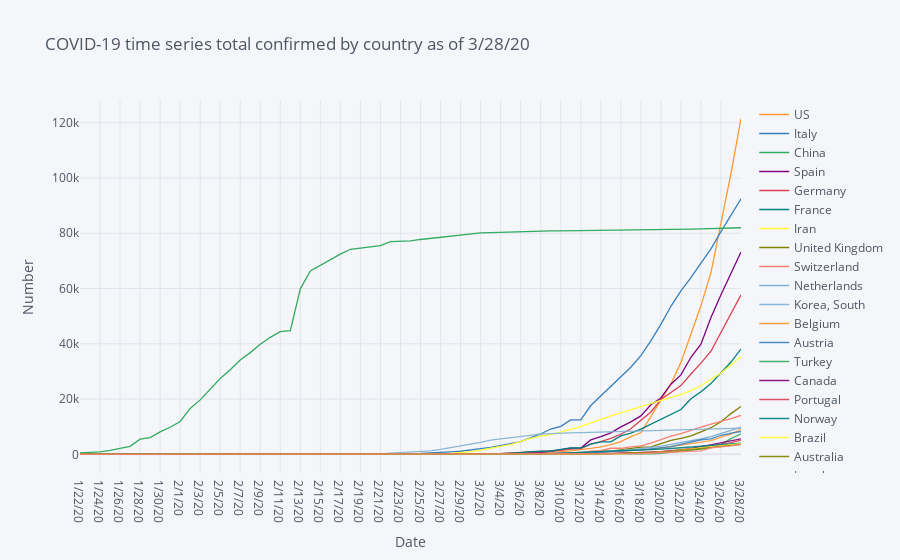

The notebook cell this image was saved under:
### Code cell
# Time series total confirmed by country

df=covid19_confirmed.groupby('Country/Region').sum().reset_index()
df_confirmed=df.sort_values(confirmed_latest,ascending=False).head(20).drop(['Lat', 'Long'],axis=1).set_index("Country/Region").T
fig = df_confirmed.iplot(asFigure=True, xTitle="Date", yTitle="Number", title=f'COVID-19 time series total confirmed by country as of {confirmed_latest}')
fig

### Figure 1 — Plotly figure (JSON) as saved in the notebook; plotly's stock layout.template omitted (floating-point values rounded to 4 significant figures)
{"data": [{"line": {"color": "rgba(255, 153, 51, 1.0)", "dash": "solid", "shape": "linear", "width": 1.3}, "mode": "lines", "name": "US", "text": "", "type": "scatter", "x": ["1/22/20", "1/23/20", "1/24/20", "1/25/20", "1/26/20", "1/27/20", "1/28/20", "1/29/20", "1/30/20", "1/31/20", "2/1/20", "2/2/20", "2/3/20", "2/4/20", "2/5/20", "2/6/20", "2/7/20", "2/8/20", "2/9/20", "2/10/20", "2/11/20", "2/12/20", "2/13/20", "2/14/20", "2/15/20", "2/16/20", "2/17/20", "2/18/20", "2/19/20", "2/20/20", "2/21/20", "2/22/20", "2/23/20", "2/24/20", "2/25/20", "2/26/20", "2/27/20", "2/28/20", "2/29/20", "3/1/20", "3/2/20", "3/3/20", "3/4/20", "3/5/20", "3/6/20", "3/7/20", "3/8/20", "3/9/20", "3/10/20", "3/11/20", "3/12/20", "3/13/20", "3/14/20", "3/15/20", "3/16/20", "3/17/20", "3/18/20", "3/19/20", "3/20/20", "3/21/20", "3/22/20", "3/23/20", "3/24/20", "3/25/20", "3/26/20", "3/27/20", "3/28/20"], "y": [1, 1, 2, 2, 5, 5, 5, 5, 5, 7, 8, 8, 11, 11, 11, 11, 11, 11, 11, 11, 12, 12, 13, 13, 13, 13, 13, 13, 13, 13, 15, 15, 15, 51, 51, 57, 58, 60, 68, 74, 98, 118, 149, 217, 262, 402, 518, 583, 959, 1281, 1663, 2179, 2727, 3499, 4632, 6421, 7783, 13677, 19100, 25489, 33276, 43847, 53740, 65778, 83836, 101657, 121478]}, {"line": {"color": "rgba(55, 128, 191, 1.0)", "dash": "solid", "shape": "linear", "width": 1.3}, "mode": "lines", "name": "Italy", "text": "", "type": "scatter", "x": ["1/22/20", "1/23/20", "1/24/20", "1/25/20", "1/26/20", "1/27/20", "1/28/20", "1/29/20", "1/30/20", "1/31/20", "2/1/20", "2/2/20", "2/3/20", "2/4/20", "2/5/20", "2/6/20", "2/7/20", "2/8/20", "2/9/20", "2/10/20", "2/11/20", "2/12/20", "2/13/20", "2/14/20", "2/15/20", "2/16/20", "2/17/20", "2/18/20", "2/19/20", "2/20/20", "2/21/20", "2/22/20", "2/23/20", "2/24/20", "2/25/20", "2/26/20", "2/27/20", "2/28/20", "2/29/20", "3/1/20", "3/2/20", "3/3/20", "3/4/20", "3/5/20", "3/6/20", "3/7/20", "3/8/20", "3/9/20", "3/10/20", "3/11/20", "3/12/20", "3/13/20", "3/14/20", "3/15/20", "3/16/20", "3/17/20", "3/18/20", "3/19/20", "3/20/20", "3/21/20", "3/22/20", "3/23/20", "3/24/20", "3/25/20", "3/26/20", "3/27/20", "3/28/20"], "y": [0, 0, 0, 0, 0, 0, 0, 0, 0, 2, 2, 2, 2, 2, 2, 2, 3, 3, 3, 3, 3, 3, 3, 3, 3, 3, 3, 3, 3, 3, 20, 62, 155, 229, 322, 453, 655, 888, 1128, 1694, 2036, 2502, 3089, 3858, 4636, 5883, 7375, 9172, 10149, 12462, 12462, 17660, 21157, 24747, 27980, 31506, 35713, 41035, 47021, 53578, 59138, 63927, 69176, 74386, 80589, 86498, 92472]}, {"line": {"color": "rgba(50, 171, 96, 1.0)", "dash": "solid", "shape": "linear", "width": 1.3}, "mode": "lines", "name": "China", "text": "", "type": "scatter", "x": ["1/22/20", "1/23/20", "1/24/20", "1/25/20", "1/26/20", "1/27/20", "1/28/20", "1/29/20", "1/30/20", "1/31/20", "2/1/20", "2/2/20", "2/3/20", "2/4/20", "2/5/20", "2/6/20", "2/7/20", "2/8/20", "2/9/20", "2/10/20", "2/11/20", "2/12/20", "2/13/20", "2/14/20", "2/15/20", "2/16/20", "2/17/20", "2/18/20", "2/19/20", "2/20/20", "2/21/20", "2/22/20", "2/23/20", "2/24/20", "2/25/20", "2/26/20", "2/27/20", "2/28/20", "2/29/20", "3/1/20", "3/2/20", "3/3/20", "3/4/20", "3/5/20", "3/6/20", "3/7/20", "3/8/20", "3/9/20", "3/10/20", "3/11/20", "3/12/20", "3/13/20", "3/14/20", "3/15/20", "3/16/20", "3/17/20", "3/18/20", "3/19/20", "3/20/20", "3/21/20", "3/22/20", "3/23/20", "3/24/20", "3/25/20", "3/26/20", "3/27/20", "3/28/20"], "y": [548, 643, 920, 1406, 2075, 2877, 5509, 6087, 8141, 9802, 11891, 16630, 19716, 23707, 27440, 30587, 34110, 36814, 39829, 42354, 44386, 44759, 59895, 66358, 68413, 70513, 72434, 74211, 74619, 75077, 75550, 77001, 77022, 77241, 77754, 78166, 78600, 78928, 79356, 79932, 80136, 80261, 80386, 80537, 80690, 80770, 80823, 80860, 80887, 80921, 80932, 80945, 80977, 81003, 81033, 81058, 81102, 81156, 81250, 81305, 81435, 81498, 81591, 81661, 81782, 81897, 81999]}, {"line": {"color": "rgba(128, 0, 128, 1.0)", "dash": "solid", "shape": "linear", "width": 1.3}, "mode": "lines", "name": "Spain", "text": "", "type": "scatter", "x": ["1/22/20", "1/23/20", "1/24/20", "1/25/20", "1/26/20", "1/27/20", "1/28/20", "1/29/20", "1/30/20", "1/31/20", "2/1/20", "2/2/20", "2/3/20", "2/4/20", "2/5/20", "2/6/20", "2/7/20", "2/8/20", "2/9/20", "2/10/20", "2/11/20", "2/12/20", "2/13/20", "2/14/20", "2/15/20", "2/16/20", "2/17/20", "2/18/20", "2/19/20", "2/20/20", "2/21/20", "2/22/20", "2/23/20", "2/24/20", "2/25/20", "2/26/20", "2/27/20", "2/28/20", "2/29/20", "3/1/20", "3/2/20", "3/3/20", "3/4/20", "3/5/20", "3/6/20", "3/7/20", "3/8/20", "3/9/20", "3/10/20", "3/11/20", "3/12/20", "3/13/20", "3/14/20", "3/15/20", "3/16/20", "3/17/20", "3/18/20", "3/19/20", "3/20/20", "3/21/20", "3/22/20", "3/23/20", "3/24/20", "3/25/20", "3/26/20", "3/27/20", "3/28/20"], "y": [0, 0, 0, 0, 0, 0, 0, 0, 0, 0, 1, 1, 1, 1, 1, 1, 1, 1, 2, 2, 2, 2, 2, 2, 2, 2, 2, 2, 2, 2, 2, 2, 2, 2, 6, 13, 15, 32, 45, 84, 120, 165, 222, 259, 400, 500, 673, 1073, 1695, 2277, 2277, 5232, 6391, 7798, 9942, 11748, 13910, 17963, 20410, 25374, 28768, 35136, 39885, 49515, 57786, 65719, 73235]}, {"line": {"color": "rgba(219, 64, 82, 1.0)", "dash": "solid", "shape": "linear", "width": 1.3}, "mode": "lines", "name": "Germany", "text": "", "type": "scatter", "x": ["1/22/20", "1/23/20", "1/24/20", "1/25/20", "1/26/20", "1/27/20", "1/28/20", "1/29/20", "1/30/20", "1/31/20", "2/1/20", "2/2/20", "2/3/20", "2/4/20", "2/5/20", "2/6/20", "2/7/20", "2/8/20", "2/9/20", "2/10/20", "2/11/20", "2/12/20", "2/13/20", "2/14/20", "2/15/20", "2/16/20", "2/17/20", "2/18/20", "2/19/20", "2/20/20", "2/21/20", "2/22/20", "2/23/20", "2/24/20", "2/25/20", "2/26/20", "2/27/20", "2/28/20", "2/29/20", "3/1/20", "3/2/20", "3/3/20", "3/4/20", "3/5/20", "3/6/20", "3/7/20", "3/8/20", "3/9/20", "3/10/20", "3/11/20", "3/12/20", "3/13/20", "3/14/20", "3/15/20", "3/16/20", "3/17/20", "3/18/20", "3/19/20", "3/20/20", "3/21/20", "3/22/20", "3/23/20", "3/24/20", "3/25/20", "3/26/20", "3/27/20", "3/28/20"], "y": [0, 0, 0, 0, 0, 1, 4, 4, 4, 5, 8, 10, 12, 12, 12, 12, 13, 13, 14, 14, 16, 16, 16, 16, 16, 16, 16, 16, 16, 16, 16, 16, 16, 16, 17, 27, 46, 48, 79, 130, 159, 196, 262, 482, 670, 799, 1040, 1176, 1457, 1908, 2078, 3675, 4585, 5795, 7272, 9257, 12327, 15320, 19848, 22213, 24873, 29056, 32986, 37323, 43938, 50871, 57695]}, {"line": {"color": "rgba(0, 128, 128, 1.0)", "dash": "solid", "shape": "linear", "width": 1.3}, "mode": "lines", "name": "France", "text": "", "type": "scatter", "x": ["1/22/20", "1/23/20", "1/24/20", "1/25/20", "1/26/20", "1/27/20", "1/28/20", "1/29/20", "1/30/20", "1/31/20", "2/1/20", "2/2/20", "2/3/20", "2/4/20", "2/5/20", "2/6/20", "2/7/20", "2/8/20", "2/9/20", "2/10/20", "2/11/20", "2/12/20", "2/13/20", "2/14/20", "2/15/20", "2/16/20", "2/17/20", "2/18/20", "2/19/20", "2/20/20", "2/21/20", "2/22/20", "2/23/20", "2/24/20", "2/25/20", "2/26/20", "2/27/20", "2/28/20", "2/29/20", "3/1/20", "3/2/20", "3/3/20", "3/4/20", "3/5/20", "3/6/20", "3/7/20", "3/8/20", "3/9/20", "3/10/20", "3/11/20", "3/12/20", "3/13/20", "3/14/20", "3/15/20", "3/16/20", "3/17/20", "3/18/20", "3/19/20", "3/20/20", "3/21/20", "3/22/20", "3/23/20", "3/24/20", "3/25/20", "3/26/20", "3/27/20", "3/28/20"], "y": [0, 0, 2, 3, 3, 3, 4, 5, 5, 5, 6, 6, 6, 6, 6, 6, 6, 11, 11, 11, 11, 11, 11, 11, 12, 12, 12, 12, 12, 12, 12, 12, 12, 12, 14, 18, 38, 57, 100, 130, 191, 204, 288, 380, 656, 959, 1136, 1219, 1794, 2293, 2293, 3681, 4496, 4532, 6683, 7715, 9124, 10970, 12758, 14463, 16243, 20123, 22622, 25600, 29551, 33402, 38105]}, {"line": {"color": "rgba(255, 255, 51, 1.0)", "dash": "solid", "shape": "linear", "width": 1.3}, "mode": "lines", "name": "Iran", "text": "", "type": "scatter", "x": ["1/22/20", "1/23/20", "1/24/20", "1/25/20", "1/26/20", "1/27/20", "1/28/20", "1/29/20", "1/30/20", "1/31/20", "2/1/20", "2/2/20", "2/3/20", "2/4/20", "2/5/20", "2/6/20", "2/7/20", "2/8/20", "2/9/20", "2/10/20", "2/11/20", "2/12/20", "2/13/20", "2/14/20", "2/15/20", "2/16/20", "2/17/20", "2/18/20", "2/19/20", "2/20/20", "2/21/20", "2/22/20", "2/23/20", "2/24/20", "2/25/20", "2/26/20", "2/27/20", "2/28/20", "2/29/20", "3/1/20", "3/2/20", "3/3/20", "3/4/20", "3/5/20", "3/6/20", "3/7/20", "3/8/20", "3/9/20", "3/10/20", "3/11/20", "3/12/20", "3/13/20", "3/14/20", "3/15/20", "3/16/20", "3/17/20", "3/18/20", "3/19/20", "3/20/20", "3/21/20", "3/22/20", "3/23/20", "3/24/20", "3/25/20", "3/26/20", "3/27/20", "3/28/20"], "y": [0, 0, 0, 0, 0, 0, 0, 0, 0, 0, 0, 0, 0, 0, 0, 0, 0, 0, 0, 0, 0, 0, 0, 0, 0, 0, 0, 0, 2, 5, 18, 28, 43, 61, 95, 139, 245, 388, 593, 978, 1501, 2336, 2922, 3513, 4747, 5823, 6566, 7161, 8042, 9000, 10075, 11364, 12729, 13938, 14991, 16169, 17361, 18407, 19644, 20610, 21638, 23049, 24811, 27017, 29406, 32332, 35408]}, {"line": {"color": "rgba(128, 128, 0, 1.0)", "dash": "solid", "shape": "linear", "width": 1.3}, "mode": "lines", "name": "United Kingdom", "text": "", "type": "scatter", "x": ["1/22/20", "1/23/20", "1/24/20", "1/25/20", "1/26/20", "1/27/20", "1/28/20", "1/29/20", "1/30/20", "1/31/20", "2/1/20", "2/2/20", "2/3/20", "2/4/20", "2/5/20", "2/6/20", "2/7/20", "2/8/20", "2/9/20", "2/10/20", "2/11/20", "2/12/20", "2/13/20", "2/14/20", "2/15/20", "2/16/20", "2/17/20", "2/18/20", "2/19/20", "2/20/20", "2/21/20", "2/22/20", "2/23/20", "2/24/20", "2/25/20", "2/26/20", "2/27/20", "2/28/20", "2/29/20", "3/1/20", "3/2/20", "3/3/20", "3/4/20", "3/5/20", "3/6/20", "3/7/20", "3/8/20", "3/9/20", "3/10/20", "3/11/20", "3/12/20", "3/13/20", "3/14/20", "3/15/20", "3/16/20", "3/17/20", "3/18/20", "3/19/20", "3/20/20", "3/21/20", "3/22/20", "3/23/20", "3/24/20", "3/25/20", "3/26/20", "3/27/20", "3/28/20"], "y": [0, 0, 0, 0, 0, 0, 0, 0, 0, 2, 2, 2, 2, 2, 2, 2, 3, 3, 3, 8, 8, 9, 9, 9, 9, 9, 9, 9, 9, 9, 9, 9, 9, 13, 13, 13, 15, 20, 23, 36, 40, 51, 86, 116, 164, 207, 274, 322, 384, 459, 459, 802, 1144, 1145, 1551, 1960, 2642, 2716, 4014, 5067, 5745, 6726, 8164, 9640, 11812, 14745, 17312]}, {"line": {"color": "rgba(251, 128, 114, 1.0)", "dash": "solid", "shape": "linear", "width": 1.3}, "mode": "lines", "name": "Switzerland", "text": "", "type": "scatter", "x": ["1/22/20", "1/23/20", "1/24/20", "1/25/20", "1/26/20", "1/27/20", "1/28/20", "1/29/20", "1/30/20", "1/31/20", "2/1/20", "2/2/20", "2/3/20", "2/4/20", "2/5/20", "2/6/20", "2/7/20", "2/8/20", "2/9/20", "2/10/20", "2/11/20", "2/12/20", "2/13/20", "2/14/20", "2/15/20", "2/16/20", "2/17/20", "2/18/20", "2/19/20", "2/20/20", "2/21/20", "2/22/20", "2/23/20", "2/24/20", "2/25/20", "2/26/20", "2/27/20", "2/28/20", "2/29/20", "3/1/20", "3/2/20", "3/3/20", "3/4/20", "3/5/20", "3/6/20", "3/7/20", "3/8/20", "3/9/20", "3/10/20", "3/11/20", "3/12/20", "3/13/20", "3/14/20", "3/15/20", "3/16/20", "3/17/20", "3/18/20", "3/19/20", "3/20/20", "3/21/20", "3/22/20", "3/23/20", "3/24/20", "3/25/20", "3/26/20", "3/27/20", "3/28/20"], "y": [0, 0, 0, 0, 0, 0, 0, 0, 0, 0, 0, 0, 0, 0, 0, 0, 0, 0, 0, 0, 0, 0, 0, 0, 0, 0, 0, 0, 0, 0, 0, 0, 0, 0, 1, 1, 8, 8, 18, 27, 42, 56, 90, 114, 214, 268, 337, 374, 491, 652, 652, 1139, 1359, 2200, 2200, 2700, 3028, 4075, 5294, 6575, 7474, 8795, 9877, 10897, 11811, 12928, 14076]}, {"line": {"color": "rgba(128, 177, 211, 1.0)", "dash": "solid", "shape": "linear", "width": 1.3}, "mode": "lines", "name": "Netherlands", "text": "", "type": "scatter", "x": ["1/22/20", "1/23/20", "1/24/20", "1/25/20", "1/26/20", "1/27/20", "1/28/20", "1/29/20", "1/30/20", "1/31/20", "2/1/20", "2/2/20", "2/3/20", "2/4/20", "2/5/20", "2/6/20", "2/7/20", "2/8/20", "2/9/20", "2/10/20", "2/11/20", "2/12/20", "2/13/20", "2/14/20", "2/15/20", "2/16/20", "2/17/20", "2/18/20", "2/19/20", "2/20/20", "2/21/20", "2/22/20", "2/23/20", "2/24/20", "2/25/20", "2/26/20", "2/27/20", "2/28/20", "2/29/20", "3/1/20", "3/2/20", "3/3/20", "3/4/20", "3/5/20", "3/6/20", "3/7/20", "3/8/20", "3/9/20", "3/10/20", "3/11/20", "3/12/20", "3/13/20", "3/14/20", "3/15/20", "3/16/20", "3/17/20", "3/18/20", "3/19/20", "3/20/20", "3/21/20", "3/22/20", "3/23/20", "3/24/20", "3/25/20", "3/26/20", "3/27/20", "3/28/20"], "y": [0, 0, 0, 0, 0, 0, 0, 0, 0, 0, 0, 0, 0, 0, 0, 0, 0, 0, 0, 0, 0, 0, 0, 0, 0, 0, 0, 0, 0, 0, 0, 0, 0, 0, 0, 0, 1, 1, 6, 10, 18, 24, 38, 82, 128, 188, 265, 321, 382, 503, 503, 806, 962, 1138, 1416, 1711, 2058, 2467, 3003, 3640, 4217, 4764, 5580, 6438, 7468, 8647, 9819]}, {"line": {"color": "rgba(128, 177, 211, 0.8999999999999999)", "dash": "solid", "shape": "linear", "width": 1.3}, "mode": "lines", "name": "Korea, South", "text": "", "type": "scatter", "x": ["1/22/20", "1/23/20", "1/24/20", "1/25/20", "1/26/20", "1/27/20", "1/28/20", "1/29/20", "1/30/20", "1/31/20", "2/1/20", "2/2/20", "2/3/20", "2/4/20", "2/5/20", "2/6/20", "2/7/20", "2/8/20", "2/9/20", "2/10/20", "2/11/20", "2/12/20", "2/13/20", "2/14/20", "2/15/20", "2/16/20", "2/17/20", "2/18/20", "2/19/20", "2/20/20", "2/21/20", "2/22/20", "2/23/20", "2/24/20", "2/25/20", "2/26/20", "2/27/20", "2/28/20", "2/29/20", "3/1/20", "3/2/20", "3/3/20", "3/4/20", "3/5/20", "3/6/20", "3/7/20", "3/8/20", "3/9/20", "3/10/20", "3/11/20", "3/12/20", "3/13/20", "3/14/20", "3/15/20", "3/16/20", "3/17/20", "3/18/20", "3/19/20", "3/20/20", "3/21/20", "3/22/20", "3/23/20", "3/24/20", "3/25/20", "3/26/20", "3/27/20", "3/28/20"], "y": [1, 1, 2, 2, 3, 4, 4, 4, 4, 11, 12, 15, 15, 16, 19, 23, 24, 24, 25, 27, 28, 28, 28, 28, 28, 29, 30, 31, 31, 104, 204, 433, 602, 833, 977, 1261, 1766, 2337, 3150, 3736, 4335, 5186, 5621, 6088, 6593, 7041, 7314, 7478, 7513, 7755, 7869, 7979, 8086, 8162, 8236, 8320, 8413, 8565, 8652, 8799, 8961, 8961, 9037, 9137, 9241, 9332, 9478]}, {"line": {"color": "rgba(255, 153, 51, 0.8999999999999999)", "dash": "solid", "shape": "linear", "width": 1.3}, "mode": "lines", "name": "Belgium", "text": "", "type": "scatter", "x": ["1/22/20", "1/23/20", "1/24/20", "1/25/20", "1/26/20", "1/27/20", "1/28/20", "1/29/20", "1/30/20", "1/31/20", "2/1/20", "2/2/20", "2/3/20", "2/4/20", "2/5/20", "2/6/20", "2/7/20", "2/8/20", "2/9/20", "2/10/20", "2/11/20", "2/12/20", "2/13/20", "2/14/20", "2/15/20", "2/16/20", "2/17/20", "2/18/20", "2/19/20", "2/20/20", "2/21/20", "2/22/20", "2/23/20", "2/24/20", "2/25/20", "2/26/20", "2/27/20", "2/28/20", "2/29/20", "3/1/20", "3/2/20", "3/3/20", "3/4/20", "3/5/20", "3/6/20", "3/7/20", "3/8/20", "3/9/20", "3/10/20", "3/11/20", "3/12/20", "3/13/20", "3/14/20", "3/15/20", "3/16/20", "3/17/20", "3/18/20", "3/19/20", "3/20/20", "3/21/20", "3/22/20", "3/23/20", "3/24/20", "3/25/20", "3/26/20", "3/27/20", "3/28/20"], "y": [0, 0, 0, 0, 0, 0, 0, 0, 0, 0, 0, 0, 0, 1, 1, 1, 1, 1, 1, 1, 1, 1, 1, 1, 1, 1, 1, 1, 1, 1, 1, 1, 1, 1, 1, 1, 1, 1, 1, 2, 8, 13, 23, 50, 109, 169, 200, 239, 267, 314, 314, 559, 689, 886, 1058, 1243, 1486, 1795, 2257, 2815, 3401, 3743, 4269, 4937, 6235, 7284, 9134]}, {"line": {"color": "rgba(55, 128, 191, 0.8999999999999999)", "dash": "solid", "shape": "linear", "width": 1.3}, "mode": "lines", "name": "Austria", "text": "", "type": "scatter", "x": ["1/22/20", "1/23/20", "1/24/20", "1/25/20", "1/26/20", "1/27/20", "1/28/20", "1/29/20", "1/30/20", "1/31/20", "2/1/20", "2/2/20", "2/3/20", "2/4/20", "2/5/20", "2/6/20", "2/7/20", "2/8/20", "2/9/20", "2/10/20", "2/11/20", "2/12/20", "2/13/20", "2/14/20", "2/15/20", "2/16/20", "2/17/20", "2/18/20", "2/19/20", "2/20/20", "2/21/20", "2/22/20", "2/23/20", "2/24/20", "2/25/20", "2/26/20", "2/27/20", "2/28/20", "2/29/20", "3/1/20", "3/2/20", "3/3/20", "3/4/20", "3/5/20", "3/6/20", "3/7/20", "3/8/20", "3/9/20", "3/10/20", "3/11/20", "3/12/20", "3/13/20", "3/14/20", "3/15/20", "3/16/20", "3/17/20", "3/18/20", "3/19/20", "3/20/20", "3/21/20", "3/22/20", "3/23/20", "3/24/20", "3/25/20", "3/26/20", "3/27/20", "3/28/20"], "y": [0, 0, 0, 0, 0, 0, 0, 0, 0, 0, 0, 0, 0, 0, 0, 0, 0, 0, 0, 0, 0, 0, 0, 0, 0, 0, 0, 0, 0, 0, 0, 0, 0, 0, 2, 2, 3, 3, 9, 14, 18, 21, 29, 41, 55, 79, 104, 131, 182, 246, 302, 504, 655, 860, 1018, 1332, 1646, 2013, 2388, 2814, 3582, 4474, 5283, 5588, 6909, 7657, 8271]}, {"line": {"color": "rgba(50, 171, 96, 0.8999999999999999)", "dash": "solid", "shape": "linear", "width": 1.3}, "mode": "lines", "name": "Turkey", "text": "", "type": "scatter", "x": ["1/22/20", "1/23/20", "1/24/20", "1/25/20", "1/26/20", "1/27/20", "1/28/20", "1/29/20", "1/30/20", "1/31/20", "2/1/20", "2/2/20", "2/3/20", "2/4/20", "2/5/20", "2/6/20", "2/7/20", "2/8/20", "2/9/20", "2/10/20", "2/11/20", "2/12/20", "2/13/20", "2/14/20", "2/15/20", "2/16/20", "2/17/20", "2/18/20", "2/19/20", "2/20/20", "2/21/20", "2/22/20", "2/23/20", "2/24/20", "2/25/20", "2/26/20", "2/27/20", "2/28/20", "2/29/20", "3/1/20", "3/2/20", "3/3/20", "3/4/20", "3/5/20", "3/6/20", "3/7/20", "3/8/20", "3/9/20", "3/10/20", "3/11/20", "3/12/20", "3/13/20", "3/14/20", "3/15/20", "3/16/20", "3/17/20", "3/18/20", "3/19/20", "3/20/20", "3/21/20", "3/22/20", "3/23/20", "3/24/20", "3/25/20", "3/26/20", "3/27/20", "3/28/20"], "y": [0, 0, 0, 0, 0, 0, 0, 0, 0, 0, 0, 0, 0, 0, 0, 0, 0, 0, 0, 0, 0, 0, 0, 0, 0, 0, 0, 0, 0, 0, 0, 0, 0, 0, 0, 0, 0, 0, 0, 0, 0, 0, 0, 0, 0, 0, 0, 0, 0, 1, 1, 5, 5, 6, 18, 47, 98, 192, 359, 670, 1236, 1529, 1872, 2433, 3629, 5698, 7402]}, {"line": {"color": "rgba(128, 0, 128, 0.8999999999999999)", "dash": "solid", "shape": "linear", "width": 1.3}, "mode": "lines", "name": "Canada", "text": "", "type": "scatter", "x": ["1/22/20", "1/23/20", "1/24/20", "1/25/20", "1/26/20", "1/27/20", "1/28/20", "1/29/20", "1/30/20", "1/31/20", "2/1/20", "2/2/20", "2/3/20", "2/4/20", "2/5/20", "2/6/20", "2/7/20", "2/8/20", "2/9/20", "2/10/20", "2/11/20", "2/12/20", "2/13/20", "2/14/20", "2/15/20", "2/16/20", "2/17/20", "2/18/20", "2/19/20", "2/20/20", "2/21/20", "2/22/20", "2/23/20", "2/24/20", "2/25/20", "2/26/20", "2/27/20", "2/28/20", "2/29/20", "3/1/20", "3/2/20", "3/3/20", "3/4/20", "3/5/20", "3/6/20", "3/7/20", "3/8/20", "3/9/20", "3/10/20", "3/11/20", "3/12/20", "3/13/20", "3/14/20", "3/15/20", "3/16/20", "3/17/20", "3/18/20", "3/19/20", "3/20/20", "3/21/20", "3/22/20", "3/23/20", "3/24/20", "3/25/20", "3/26/20", "3/27/20", "3/28/20"], "y": [0, 0, 0, 0, 1, 1, 2, 2, 2, 4, 4, 4, 4, 4, 5, 5, 7, 7, 7, 7, 7, 7, 7, 7, 7, 7, 8, 8, 8, 8, 9, 9, 9, 10, 11, 11, 13, 14, 20, 24, 27, 30, 33, 37, 49, 54, 64, 77, 79, 108, 117, 193, 198, 252, 415, 478, 657, 800, 943, 1277, 1469, 2088, 2790, 3251, 4042, 4682, 5576]}, {"line": {"color": "rgba(219, 64, 82, 0.8999999999999999)", "dash": "solid", "shape": "linear", "width": 1.3}, "mode": "lines", "name": "Portugal", "text": "", "type": "scatter", "x": ["1/22/20", "1/23/20", "1/24/20", "1/25/20", "1/26/20", "1/27/20", "1/28/20", "1/29/20", "1/30/20", "1/31/20", "2/1/20", "2/2/20", "2/3/20", "2/4/20", "2/5/20", "2/6/20", "2/7/20", "2/8/20", "2/9/20", "2/10/20", "2/11/20", "2/12/20", "2/13/20", "2/14/20", "2/15/20", "2/16/20", "2/17/20", "2/18/20", "2/19/20", "2/20/20", "2/21/20", "2/22/20", "2/23/20", "2/24/20", "2/25/20", "2/26/20", "2/27/20", "2/28/20", "2/29/20", "3/1/20", "3/2/20", "3/3/20", "3/4/20", "3/5/20", "3/6/20", "3/7/20", "3/8/20", "3/9/20", "3/10/20", "3/11/20", "3/12/20", "3/13/20", "3/14/20", "3/15/20", "3/16/20", "3/17/20", "3/18/20", "3/19/20", "3/20/20", "3/21/20", "3/22/20", "3/23/20", "3/24/20", "3/25/20", "3/26/20", "3/27/20", "3/28/20"], "y": [0, 0, 0, 0, 0, 0, 0, 0, 0, 0, 0, 0, 0, 0, 0, 0, 0, 0, 0, 0, 0, 0, 0, 0, 0, 0, 0, 0, 0, 0, 0, 0, 0, 0, 0, 0, 0, 0, 0, 0, 2, 2, 5, 8, 13, 20, 30, 30, 41, 59, 59, 112, 169, 245, 331, 448, 448, 785, 1020, 1280, 1600, 2060, 2362, 2995, 3544, 4268, 5170]}, {"line": {"color": "rgba(0, 128, 128, 0.8999999999999999)", "dash": "solid", "shape": "linear", "width": 1.3}, "mode": "lines", "name": "Norway", "text": "", "type": "scatter", "x": ["1/22/20", "1/23/20", "1/24/20", "1/25/20", "1/26/20", "1/27/20", "1/28/20", "1/29/20", "1/30/20", "1/31/20", "2/1/20", "2/2/20", "2/3/20", "2/4/20", "2/5/20", "2/6/20", "2/7/20", "2/8/20", "2/9/20", "2/10/20", "2/11/20", "2/12/20", "2/13/20", "2/14/20", "2/15/20", "2/16/20", "2/17/20", "2/18/20", "2/19/20", "2/20/20", "2/21/20", "2/22/20", "2/23/20", "2/24/20", "2/25/20", "2/26/20", "2/27/20", "2/28/20", "2/29/20", "3/1/20", "3/2/20", "3/3/20", "3/4/20", "3/5/20", "3/6/20", "3/7/20", "3/8/20", "3/9/20", "3/10/20", "3/11/20", "3/12/20", "3/13/20", "3/14/20", "3/15/20", "3/16/20", "3/17/20", "3/18/20", "3/19/20", "3/20/20", "3/21/20", "3/22/20", "3/23/20", "3/24/20", "3/25/20", "3/26/20", "3/27/20", "3/28/20"], "y": [0, 0, 0, 0, 0, 0, 0, 0, 0, 0, 0, 0, 0, 0, 0, 0, 0, 0, 0, 0, 0, 0, 0, 0, 0, 0, 0, 0, 0, 0, 0, 0, 0, 0, 0, 1, 1, 6, 15, 19, 25, 32, 56, 87, 108, 147, 176, 205, 400, 598, 702, 996, 1090, 1221, 1333, 1463, 1550, 1746, 1914, 2118, 2385, 2621, 2863, 3084, 3369, 3755, 4015]}, {"line": {"color": "rgba(255, 255, 51, 0.8999999999999999)", "dash": "solid", "shape": "linear", "width": 1.3}, "mode": "lines", "name": "Brazil", "text": "", "type": "scatter", "x": ["1/22/20", "1/23/20", "1/24/20", "1/25/20", "1/26/20", "1/27/20", "1/28/20", "1/29/20", "1/30/20", "1/31/20", "2/1/20", "2/2/20", "2/3/20", "2/4/20", "2/5/20", "2/6/20", "2/7/20", "2/8/20", "2/9/20", "2/10/20", "2/11/20", "2/12/20", "2/13/20", "2/14/20", "2/15/20", "2/16/20", "2/17/20", "2/18/20", "2/19/20", "2/20/20", "2/21/20", "2/22/20", "2/23/20", "2/24/20", "2/25/20", "2/26/20", "2/27/20", "2/28/20", "2/29/20", "3/1/20", "3/2/20", "3/3/20", "3/4/20", "3/5/20", "3/6/20", "3/7/20", "3/8/20", "3/9/20", "3/10/20", "3/11/20", "3/12/20", "3/13/20", "3/14/20", "3/15/20", "3/16/20", "3/17/20", "3/18/20", "3/19/20", "3/20/20", "3/21/20", "3/22/20", "3/23/20", "3/24/20", "3/25/20", "3/26/20", "3/27/20", "3/28/20"], "y": [0, 0, 0, 0, 0, 0, 0, 0, 0, 0, 0, 0, 0, 0, 0, 0, 0, 0, 0, 0, 0, 0, 0, 0, 0, 0, 0, 0, 0, 0, 0, 0, 0, 0, 0, 1, 1, 1, 2, 2, 2, 2, 4, 4, 13, 13, 20, 25, 31, 38, 52, 151, 151, 162, 200, 321, 372, 621, 793, 1021, 1546, 1924, 2247, 2554, 2985, 3417, 3904]}, {"line": {"color": "rgba(128, 128, 0, 0.8999999999999999)", "dash": "solid", "shape": "linear", "width": 1.3}, "mode": "lines", "name": "Australia", "text": "", "type": "scatter", "x": ["1/22/20", "1/23/20", "1/24/20", "1/25/20", "1/26/20", "1/27/20", "1/28/20", "1/29/20", "1/30/20", "1/31/20", "2/1/20", "2/2/20", "2/3/20", "2/4/20", "2/5/20", "2/6/20", "2/7/20", "2/8/20", "2/9/20", "2/10/20", "2/11/20", "2/12/20", "2/13/20", "2/14/20", "2/15/20", "2/16/20", "2/17/20", "2/18/20", "2/19/20", "2/20/20", "2/21/20", "2/22/20", "2/23/20", "2/24/20", "2/25/20", "2/26/20", "2/27/20", "2/28/20", "2/29/20", "3/1/20", "3/2/20", "3/3/20", "3/4/20", "3/5/20", "3/6/20", "3/7/20", "3/8/20", "3/9/20", "3/10/20", "3/11/20", "3/12/20", "3/13/20", "3/14/20", "3/15/20", "3/16/20", "3/17/20", "3/18/20", "3/19/20", "3/20/20", "3/21/20", "3/22/20", "3/23/20", "3/24/20", "3/25/20", "3/26/20", "3/27/20", "3/28/20"], "y": [0, 0, 0, 0, 4, 5, 5, 6, 9, 9, 12, 12, 12, 13, 13, 14, 15, 15, 15, 15, 15, 15, 15, 15, 15, 15, 15, 15, 15, 15, 15, 15, 15, 15, 15, 15, 15, 15, 25, 27, 30, 39, 52, 55, 60, 63, 76, 91, 107, 128, 128, 200, 250, 297, 377, 452, 568, 681, 791, 1071, 1549, 1682, 2044, 2364, 2810, 3143, 3640]}, {"line": {"color": "rgba(251, 128, 114, 0.8999999999999999)", "dash": "solid", "shape": "linear", "width": 1.3}, "mode": "lines", "name": "Israel", "text": "", "type": "scatter", "x": ["1/22/20", "1/23/20", "1/24/20", "1/25/20", "1/26/20", "1/27/20", "1/28/20", "1/29/20", "1/30/20", "1/31/20", "2/1/20", "2/2/20", "2/3/20", "2/4/20", "2/5/20", "2/6/20", "2/7/20", "2/8/20", "2/9/20", "2/10/20", "2/11/20", "2/12/20", "2/13/20", "2/14/20", "2/15/20", "2/16/20", "2/17/20", "2/18/20", "2/19/20", "2/20/20", "2/21/20", "2/22/20", "2/23/20", "2/24/20", "2/25/20", "2/26/20", "2/27/20", "2/28/20", "2/29/20", "3/1/20", "3/2/20", "3/3/20", "3/4/20", "3/5/20", "3/6/20", "3/7/20", "3/8/20", "3/9/20", "3/10/20", "3/11/20", "3/12/20", "3/13/20", "3/14/20", "3/15/20", "3/16/20", "3/17/20", "3/18/20", "3/19/20", "3/20/20", "3/21/20", "3/22/20", "3/23/20", "3/24/20", "3/25/20", "3/26/20", "3/27/20", "3/28/20"], "y": [0, 0, 0, 0, 0, 0, 0, 0, 0, 0, 0, 0, 0, 0, 0, 0, 0, 0, 0, 0, 0, 0, 0, 0, 0, 0, 0, 0, 0, 0, 1, 1, 1, 1, 1, 2, 3, 4, 7, 10, 10, 12, 15, 20, 37, 43, 61, 61, 75, 79, 100, 126, 155, 213, 218, 250, 304, 427, 529, 712, 883, 1071, 1238, 2369, 2693, 3035, 3619]}], "layout": {"legend": {"bgcolor": "#F5F6F9", "font": {"color": "#4D5663"}}, "paper_bgcolor": "#F5F6F9", "plot_bgcolor": "#F5F6F9", "title": {"font": {"color": "#4D5663"}, "text": "COVID-19 time series total confirmed by country as of 3/28/20"}, "xaxis": {"gridcolor": "#E1E5ED", "showgrid": true, "tickfont": {"color": "#4D5663"}, "title": {"font": {"color": "#4D5663"}, "text": "Date"}, "zerolinecolor": "#E1E5ED"}, "yaxis": {"gridcolor": "#E1E5ED", "showgrid": true, "tickfont": {"color": "#4D5663"}, "title": {"font": {"color": "#4D5663"}, "text": "Number"}, "zerolinecolor": "#E1E5ED"}}}
